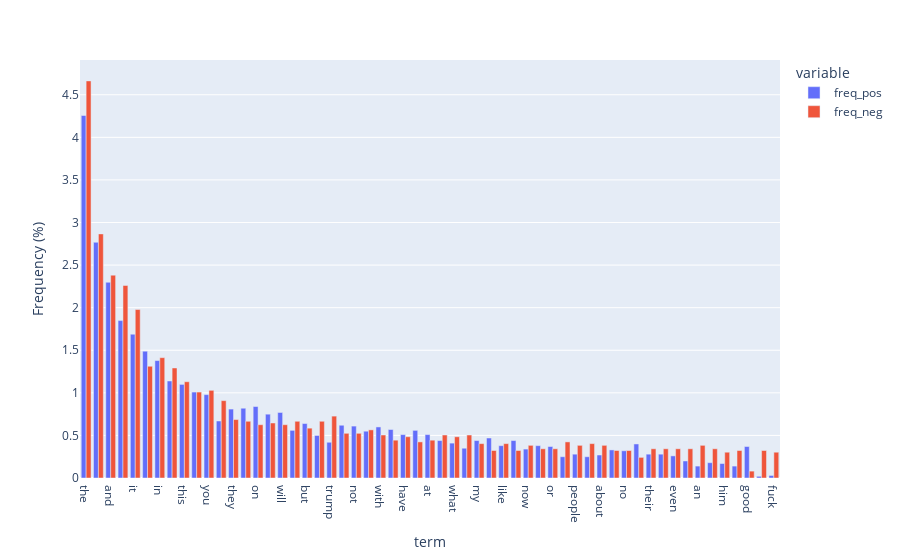
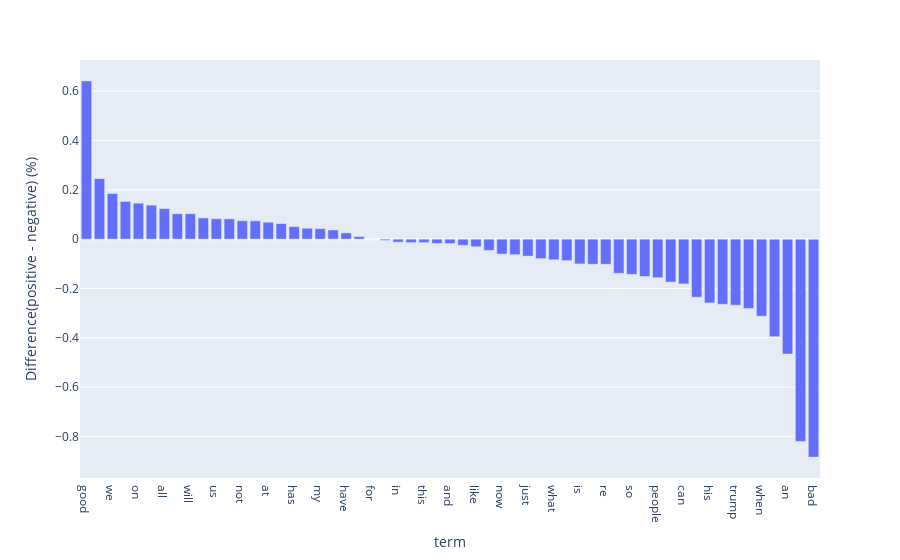

Notebook source saved alongside these figures, in order:
### Markdown cell above
We can use similar idea to compare comments between different sentiments.

### Code cell
# plot distribution of comments and posts term frequencies together

from sklearn.feature_extraction.text import CountVectorizer


# Create the Document-Term Matrix using CountVectorizer
count_vect_all = CountVectorizer()
counts = count_vect_all.fit_transform(COMMENTS.text) 
print(COMMENTS.shape, counts.shape)

# get the term frequencies for positive and negative comments
term_frequencies_pos = []
term_frequencies_neg = []
for i in range(counts.shape[1]):
    term_frequencies_pos.append(counts[COMMENTS['sentiment'] == 1][:,i].toarray().sum())
    term_frequencies_neg.append(counts[COMMENTS['sentiment'] == -1][:,i].toarray().sum())

# plot the term frequencies for posts and comments
import plotly.express as px


terms = count_vect_all.get_feature_names_out()
freqs_pos = term_frequencies_pos
freqs_neg = term_frequencies_neg

# get word counts
word_counts_pos = np.array(freqs_pos).sum()
word_counts_neg = np.array(freqs_neg).sum()

# convert to percentage
freqs_pos = (np.array(freqs_pos)/word_counts_pos*100).tolist()
freqs_neg = (np.array(freqs_neg)/word_counts_neg*100).tolist()

# filter out terms that appear too rarely
terms_f = []
freqs_f_pos = []
freqs_f_neg = []
for i in range(len(terms)):
    if freqs_pos[i] > 0.3 or freqs_neg[i] > 0.3: # filter out terms that appear less than 0.3% in both posts and comments
        terms_f.append(terms[i])
        freqs_f_pos.append(freqs_pos[i])
        freqs_f_neg.append(freqs_neg[i])


df = pd.DataFrame({"term": terms_f, "freq_pos": freqs_f_pos, "freq_neg": freqs_f_neg, "freqs_total": np.array(freqs_f_pos)+np.array(freqs_f_neg)})
df.sort_values('freqs_total', ascending=False, inplace=True)
fig = px.bar(df, y=["freq_pos", "freq_neg"], x="term", orientation="v", barmode='group')
fig.update_yaxes(title_text="Frequency (%)", secondary_y=False)

fig.show()


df['difference'] = (df['freq_pos'] - df['freq_neg'])/df['freqs_total']
df.sort_values('difference', ascending=False, inplace=True)
fig = px.bar(df, y="difference", x="term", orientation="v", barmode='group')
fig.update_yaxes(title_text="Difference(positive - negative) (%)", secondary_y=False)

fig.show()

### Figure 1 — Plotly figure (JSON) as saved in the notebook; plotly's stock layout.template omitted (floating-point values rounded to 4 significant figures)
{"data": [{"alignmentgroup": "True", "hovertemplate": "variable=freq_pos<br>term=%{x}<br>value=%{y}<extra></extra>", "legendgroup": "freq_pos", "marker": {"color": "#636efa", "pattern": {"shape": ""}}, "name": "freq_pos", "offsetgroup": "freq_pos", "orientation": "v", "showlegend": true, "textposition": "auto", "type": "bar", "x": ["the", "to", "and", "is", "it", "of", "in", "that", "this", "for", "you", "he", "they", "are", "on", "be", "will", "if", "but", "so", "trump", "us", "not", "as", "with", "all", "have", "was", "at", "just", "what", "can", "my", "we", "like", "china", "now", "has", "or", "his", "people", "think", "about", "more", "no", "there", "their", "re", "even", "going", "an", "when", "him", "tariffs", "good", "bad", "fuck"], "xaxis": "x", "y": [4.257, 2.768, 2.298, 1.849, 1.689, 1.489, 1.379, 1.139, 1.099, 1.009, 0.9792, 0.6695, 0.8094, 0.8193, 0.8393, 0.7494, 0.7694, 0.5596, 0.6395, 0.4996, 0.4197, 0.6195, 0.6095, 0.5496, 0.5995, 0.5695, 0.5096, 0.5596, 0.5096, 0.4396, 0.4097, 0.3497, 0.4396, 0.4696, 0.3797, 0.4396, 0.3397, 0.3797, 0.3697, 0.2498, 0.2798, 0.2498, 0.2698, 0.3297, 0.3197, 0.3997, 0.2798, 0.2798, 0.2598, 0.1998, 0.1399, 0.1799, 0.1699, 0.1399, 0.3697, 0.01998, 0.02998], "yaxis": "y"}, {"alignmentgroup": "True", "hovertemplate": "variable=freq_neg<br>term=%{x}<br>value=%{y}<extra></extra>", "legendgroup": "freq_neg", "marker": {"color": "#EF553B", "pattern": {"shape": ""}}, "name": "freq_neg", "offsetgroup": "freq_neg", "orientation": "v", "showlegend": true, "textposition": "auto", "type": "bar", "x": ["the", "to", "and", "is", "it", "of", "in", "that", "this", "for", "you", "he", "they", "are", "on", "be", "will", "if", "but", "so", "trump", "us", "not", "as", "with", "all", "have", "was", "at", "just", "what", "can", "my", "we", "like", "china", "now", "has", "or", "his", "people", "think", "about", "more", "no", "there", "their", "re", "even", "going", "an", "when", "him", "tariffs", "good", "bad", "fuck"], "xaxis": "x", "y": [4.663, 2.866, 2.382, 2.261, 1.978, 1.312, 1.413, 1.292, 1.13, 1.009, 1.029, 0.9084, 0.6863, 0.6661, 0.6258, 0.6459, 0.6258, 0.6661, 0.5854, 0.6661, 0.7267, 0.5248, 0.5248, 0.5652, 0.5046, 0.4441, 0.4845, 0.4239, 0.4441, 0.5046, 0.4845, 0.5046, 0.4037, 0.323, 0.4037, 0.323, 0.3835, 0.3432, 0.3432, 0.4239, 0.3835, 0.4037, 0.3835, 0.323, 0.323, 0.2422, 0.3432, 0.3432, 0.3432, 0.3432, 0.3835, 0.3432, 0.3028, 0.323, 0.08074, 0.323, 0.3028], "yaxis": "y"}], "layout": {"barmode": "group", "legend": {"title": {"text": "variable"}, "tracegroupgap": 0}, "margin": {"t": 60}, "xaxis": {"anchor": "y", "domain": [0, 1], "title": {"text": "term"}}, "yaxis": {"anchor": "x", "domain": [0, 1], "title": {"text": "Frequency (%)"}}}}

### Figure 2 — Plotly figure (JSON) as saved in the notebook; plotly's stock layout.template omitted (floating-point values rounded to 4 significant figures)
{"data": [{"alignmentgroup": "True", "hovertemplate": "term=%{x}<br>difference=%{y}<extra></extra>", "legendgroup": "", "marker": {"color": "#636efa", "pattern": {"shape": ""}}, "name": "", "offsetgroup": "", "orientation": "v", "showlegend": false, "textposition": "auto", "type": "bar", "x": ["good", "there", "we", "china", "on", "was", "all", "are", "will", "with", "us", "they", "not", "be", "at", "of", "has", "but", "my", "or", "have", "more", "for", "no", "in", "as", "this", "to", "and", "you", "like", "the", "now", "that", "just", "it", "what", "if", "is", "their", "re", "even", "so", "he", "people", "about", "can", "think", "his", "going", "trump", "him", "when", "tariffs", "an", "fuck", "bad"], "xaxis": "x", "y": [0.6415, 0.2453, 0.185, 0.153, 0.1458, 0.1379, 0.1238, 0.1031, 0.1029, 0.08593, 0.08273, 0.08226, 0.07465, 0.07415, 0.06869, 0.0631, 0.05055, 0.04417, 0.04261, 0.03724, 0.02529, 0.01036, -4.597e-05, -0.005021, -0.01221, -0.01403, -0.01403, -0.0175, -0.0179, -0.02502, -0.03066, -0.04555, -0.06056, -0.06285, -0.06883, -0.07896, -0.08364, -0.08695, -0.1003, -0.1017, -0.1017, -0.1383, -0.1429, -0.1514, -0.1564, -0.1741, -0.1813, -0.2355, -0.2584, -0.2639, -0.2678, -0.2812, -0.3122, -0.3955, -0.4655, -0.8198, -0.8835], "yaxis": "y"}], "layout": {"barmode": "group", "legend": {"tracegroupgap": 0}, "margin": {"t": 60}, "xaxis": {"anchor": "y", "domain": [0, 1], "title": {"text": "term"}}, "yaxis": {"anchor": "x", "domain": [0, 1], "title": {"text": "Difference(positive - negative) (%)"}}}}
